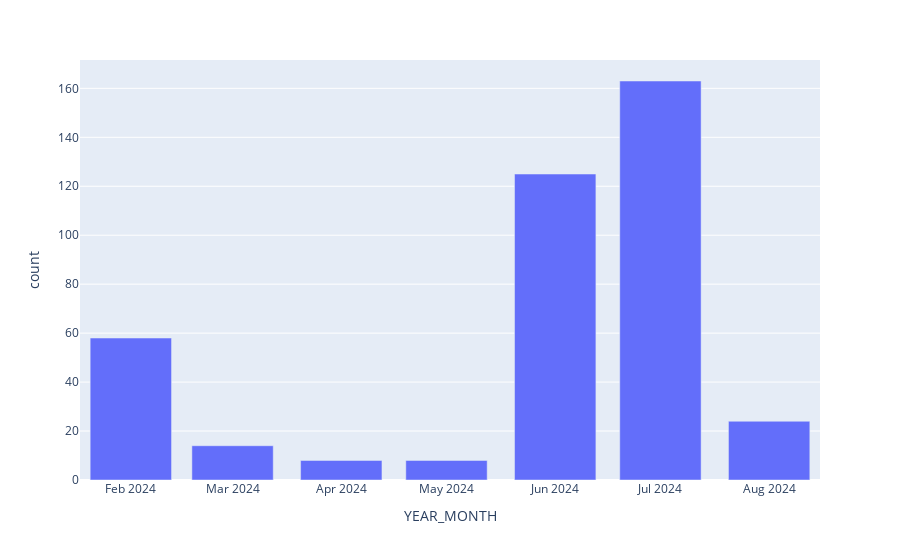

Notebook code for this chart:
### Code cell
px.bar(df1,x= 'YEAR_MONTH', y= 'count')

### Figure 1 — Plotly figure (JSON) as saved in the notebook; plotly's stock layout.template omitted (floating-point values rounded to 4 significant figures)
{"data": [{"alignmentgroup": "True", "hovertemplate": "YEAR_MONTH=%{x}<br>count=%{y}<extra></extra>", "legendgroup": "", "marker": {"color": "#636efa", "pattern": {"shape": ""}}, "name": "", "offsetgroup": "", "orientation": "v", "showlegend": false, "textposition": "auto", "type": "bar", "x": ["2024-02", "2024-03", "2024-04", "2024-05", "2024-06", "2024-07", "2024-08"], "xaxis": "x", "y": [58, 14, 8, 8, 125, 163, 24], "yaxis": "y"}], "layout": {"barmode": "relative", "legend": {"tracegroupgap": 0}, "margin": {"t": 60}, "xaxis": {"anchor": "y", "domain": [0, 1], "title": {"text": "YEAR_MONTH"}}, "yaxis": {"anchor": "x", "domain": [0, 1], "title": {"text": "count"}}}}
